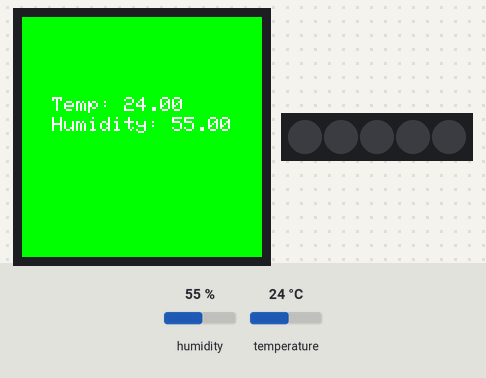
Recording of a sketch running on a simulated Arduino MKR. On the bench: 240×240 colour display, 5 RGB LEDs in strip order, left to right. Inputs (shaded band) come from the test bench; at power-on: humidity 55 %, temperature 24 °C. WiFi joins after 1.5 s; servers stay silent unless stated; what the sketch prints to the serial monitor is not drawn.

Above: at 2.9 s.
3.0 s: humidity set to 22 %
At 8.0 s:
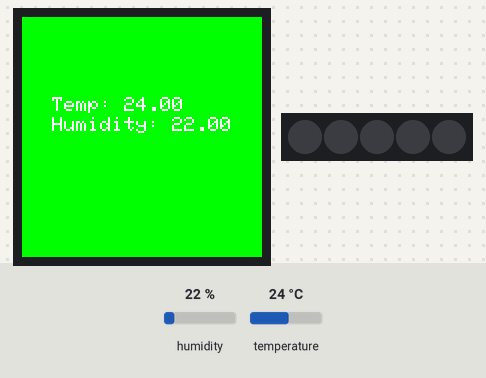
8.6 s: temperature set to 12 °C
At 12.8 s:
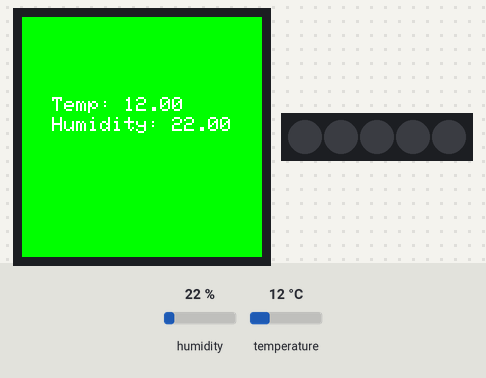
14.2 s: humidity set to 40 %
At 17.6 s:
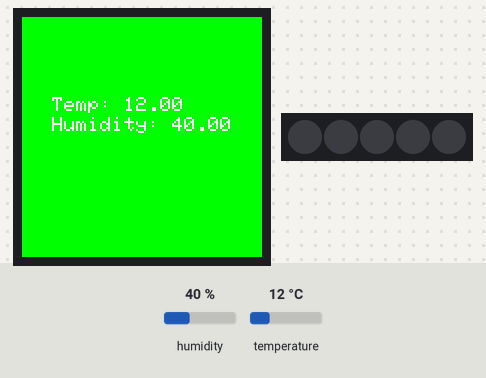
19.8 s: temperature set to 19 °C
Timing chart, 0 to 22.8 s (numbered marks = the images above; inputs shaded):
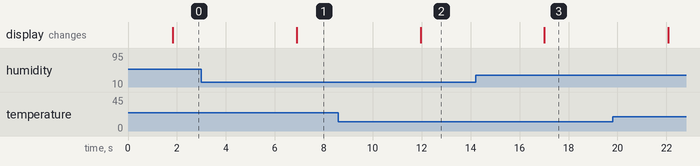

Measured:
- after the input at 3.0 s, the display: changes after 3.9 s (image 1)
- after the input at 8.6 s, the display: changes after 3.4 s (image 2)
- after the input at 14.2 s, the display: changes after 2.8 s (image 3)

The sketch:

colors.ino
```cpp
#include "SensorData.h"

SensorData sensorData("MAGS-OLC", "Merc1234!");

void setup() {
  sensorData.begin();
}

void loop() {
  sensorData.readSensors();
  sensorData.printData();
  delay(5000);
}
```

SensorData.cpp
```cpp
#include "SensorData.h"

SensorData::SensorData(const char* ssid, const char* password)
  : ssid(ssid), password(password) {}

void SensorData::begin() {
  carrier.noCase();
  carrier.begin();
  Serial.begin(9600);
  connectWiFi();
}

void SensorData::connectWiFi() {
  Serial.print("Connecting to ");
  Serial.println(ssid);

  carrier.display.setTextSize(2);
  carrier.display.setCursor(30, 80);
  carrier.display.print("Connecting to ");
  carrier.display.setCursor(30, 100);
  carrier.display.print(ssid);

  while (WiFi.begin(ssid, password) != WL_CONNECTED) {
    delay(1000);
    Serial.print(".");
  }

  Serial.println("");
  Serial.println("WiFi connected.");
  Serial.println("IP address: ");
  Serial.println(WiFi.localIP());

  carrier.display.fillScreen(0x07E0);
  carrier.display.setCursor(30, 80);
  carrier.display.print("WiFi connected.");
  carrier.display.setCursor(30, 100);
  carrier.display.print("IP: ");
  carrier.display.print(WiFi.localIP());
}

void SensorData::readSensors() {
  temperature = carrier.Env.readTemperature();
  humidity = carrier.Env.readHumidity();
}

void SensorData::printData() {
  Serial.print("Temperature: ");
  Serial.println(temperature);
  Serial.print("Humidity: ");
  Serial.println(humidity);

  carrier.display.fillScreen(0x07E0);
  carrier.display.setTextSize(2);
  carrier.display.setCursor(30, 80);
  carrier.display.print("Temp: ");
  carrier.display.print(temperature);
  carrier.display.setCursor(30, 100);
  carrier.display.print("Humidity: ");
  carrier.display.print(humidity);
}
```

SensorData.h
```cpp
#ifndef SENSORDATA_H
#define SENSORDATA_H

#include <Arduino_MKRIoTCarrier.h>
#include <SPI.h>
#include <WiFiNINA.h>

class SensorData {
  private:
    MKRIoTCarrier carrier;
    float temperature;
    float humidity;
    const char* ssid;
    const char* password;

  public:
    SensorData(const char* ssid, const char* password);
    void begin();
    void connectWiFi();
    void readSensors();
    void printData();
};

#endif // SENSORDATA_H
```
